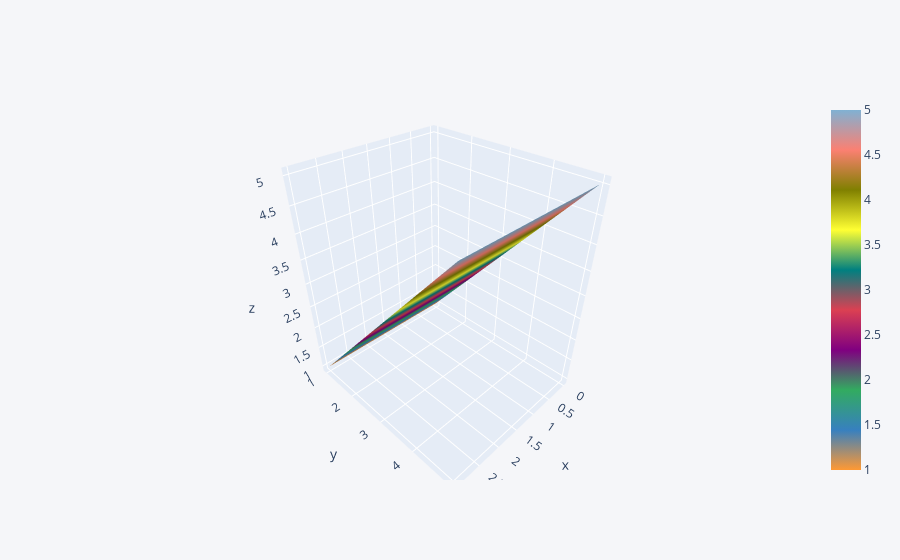

Notebook cell for this chart:
### Code cell
main(cat)

### Figure 1 — Plotly figure (JSON) as saved in the notebook; plotly's stock layout.template omitted (floating-point values rounded to 4 significant figures)
{"data": [{"colorscale": [[0, "rgb(255, 153, 51)"], [0.1111, "rgb(55, 128, 191)"], [0.2222, "rgb(50, 171, 96)"], [0.3333, "rgb(128, 0, 128)"], [0.4444, "rgb(219, 64, 82)"], [0.5556, "rgb(0, 128, 128)"], [0.6667, "rgb(255, 255, 51)"], [0.7778, "rgb(128, 128, 0)"], [0.8889, "rgb(251, 128, 114)"], [1, "rgb(128, 177, 211)"]], "type": "surface", "x": [0, 1, 2, 3], "y": ["1", "2", "3", "4", "5"], "z": [[1, 1, 1, 1], [2, 2, 2, 2], [3, 3, 3, 3], [4, 4, 4, 4], [5, 5, 5, 5]]}], "layout": {"autosize": true, "legend": {"bgcolor": "#F5F6F9", "font": {"color": "#4D5663"}}, "paper_bgcolor": "#F5F6F9", "plot_bgcolor": "#F5F6F9", "scene": {"aspectmode": "auto", "aspectratio": {"x": 0.866, "y": 1, "z": 1.155}}, "title": {"font": {"color": "#4D5663"}}, "xaxis": {"gridcolor": "#E1E5ED", "showgrid": true, "tickfont": {"color": "#4D5663"}, "title": {"font": {"color": "#4D5663"}, "text": ""}, "zerolinecolor": "#E1E5ED"}, "yaxis": {"gridcolor": "#E1E5ED", "showgrid": true, "tickfont": {"color": "#4D5663"}, "title": {"font": {"color": "#4D5663"}, "text": ""}, "zerolinecolor": "#E1E5ED"}}}
